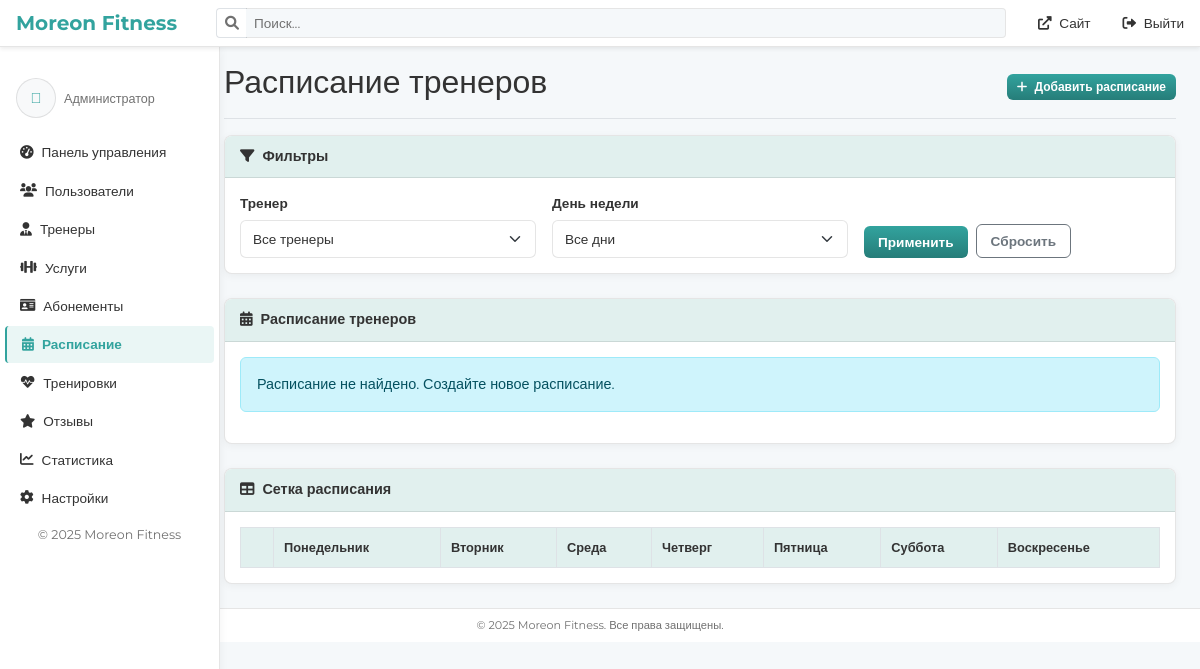
The app's page /admin/schedule.php (signed in), older data.
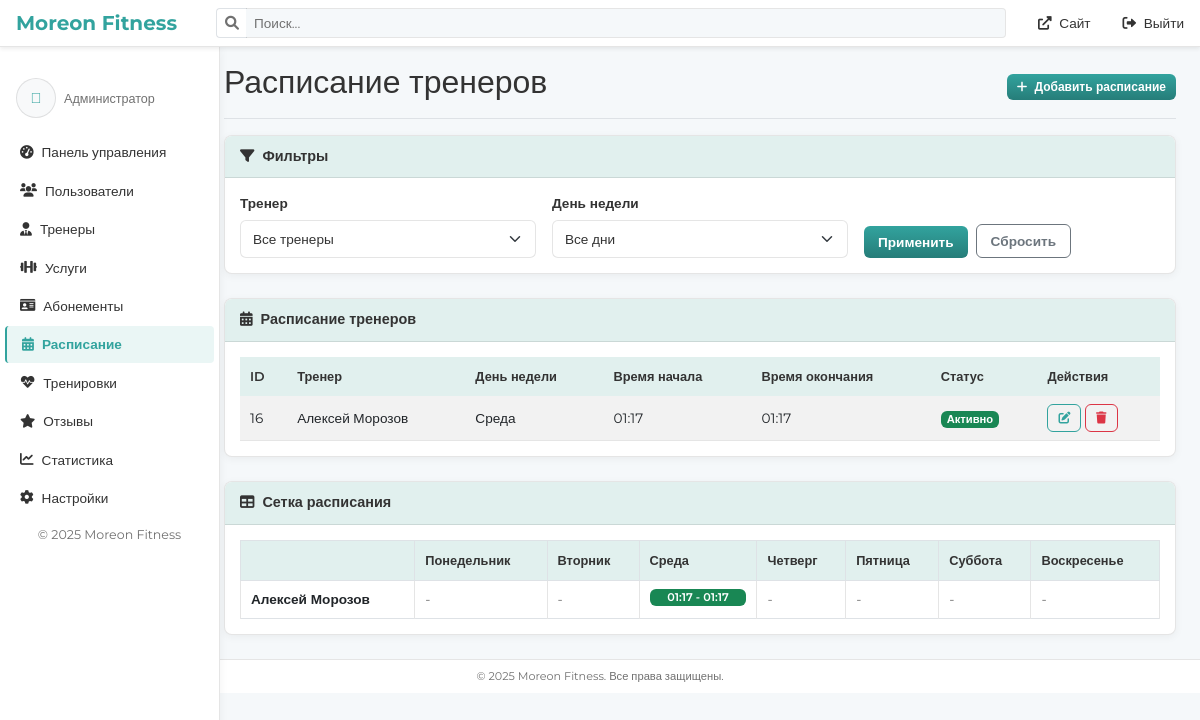
The same page, newer data.
### tables this page shows
CREATE TABLE `trainer_schedule` (
  `id` int NOT NULL,
  `trainer_id` int NOT NULL,
  `day_of_week` tinyint NOT NULL,
  `start_time` time NOT NULL,
  `end_time` time NOT NULL,
  `is_active` tinyint(1) DEFAULT '1'
);

### admin/schedule.php (the view, shortened to what the changed rows need)
<?php
require_once('includes/auth_check.php');
$where_conditions = [];
$params = [];
$where_clause = !empty($where_conditions) ? "WHERE " . implode(" AND ", $where_conditions) : "";
$stmt = $pdo->prepare("
    SELECT
        ts.id,
        ts.day_of_week,
        ts.start_time,
        ts.end_time,
        ts.is_active,
        CONCAT(u.first_name, ' ', u.last_name) as trainer_name,
        t.id as trainer_id
    FROM trainer_schedule ts
    JOIN trainers t ON ts.trainer_id = t.id
    JOIN users u ON t.user_id = u.id
    $where_clause
    ORDER BY ts.day_of_week ASC, ts.start_time ASC
");
$stmt->execute($params);
$schedules = $stmt->fetchAll();
$days_of_week = [
    1 => 'Понедельник',
    2 => 'Вторник',
    3 => 'Среда',
    4 => 'Четверг',
    5 => 'Пятница',
    6 => 'Суббота',
    7 => 'Воскресенье'
];
include 'includes/header.php';
?>
<div class="container-fluid">
    <div class="row">
        <main class="col-md-9 ms-sm-auto col-lg-10 px-md-4">
            <div class="d-flex justify-content-between flex-wrap flex-md-nowrap align-items-center pt-3 pb-2 mb-3 border-bottom">
                <h1 class="h2">Расписание тренеров</h1>
            </div>
            <div class="card mb-4">
                <div class="card-body">
                    <?php if (count($schedules) > 0): ?>
                        <div class="table-responsive">
                            <table class="table table-striped table-hover">
                                <thead>
                                    <tr>
                                        <th>ID</th>
                                        <th>Тренер</th>
                                        <th>День недели</th>
                                        <th>Время начала</th>
                                        <th>Время окончания</th>
                                        <th>Статус</th>
                                        <th>Действия</th>
                                    </tr>
                                </thead>
                                <tbody>
                                    <?php foreach ($schedules as $schedule): ?>
                                        <tr>
                                            <td><?php echo $schedule['id']; ?></td>
                                            <td><?php echo htmlspecialchars($schedule['trainer_name']); ?></td>
                                            <td><?php echo $days_of_week[$schedule['day_of_week']]; ?></td>
                                            <td><?php echo substr($schedule['start_time'], 0, 5); ?></td>
                                            <td><?php echo substr($schedule['end_time'], 0, 5); ?></td>
                                            <td>
                                                <?php if ($schedule['is_active']): ?>
                                                    <span class="badge bg-success">Активно</span>
                                                <?php else: ?>
                                                    <span class="badge bg-danger">Неактивно</span>
                                                <?php endif; ?>
                                            </td>
                                            <td>
                                                <button type="button" class="btn btn-sm btn-outline-primary edit-schedule-btn"
                                                        data-id="<?php echo $schedule['id']; ?>"
                                                        data-trainer-id="<?php echo $schedule['trainer_id']; ?>"
                                                        data-day="<?php echo $schedule['day_of_week']; ?>"
                                                        data-start="<?php echo $schedule['start_time']; ?>"
                                                        data-end="<?php echo $schedule['end_time']; ?>"
                                                        data-active="<?php echo $schedule['is_active']; ?>"
                                                        data-bs-toggle="modal" data-bs-target="#editScheduleModal">
                                                    <i class="fas fa-edit"></i>
                                                </button>
                                                <button type="button" class="btn btn-sm btn-outline-danger delete-schedule-btn"
                                                        data-id="<?php echo $schedule['id']; ?>"
                                                        data-bs-toggle="modal" data-bs-target="#deleteScheduleModal">
                                                    <i class="fas fa-trash"></i>
                                                </button>
                                            </td>
                                        </tr>
                                    <?php endforeach; ?>
                                </tbody>
                            </table>
                        </div>
                    <?php else: ?>
                        <div class="alert alert-info">
                            Расписание не найдено. Создайте новое расписание.
                        </div>
                    <?php endif; ?>
                </div>
            </div>
            <div class="card mb-4">
                <div class="card-body">
                    <div class="table-responsive">
                        <table class="table table-bordered">
                            <thead>
                                <tr>
                                    <th></th>
                                    <?php foreach ($days_of_week as $day_id => $day_name): ?>
                                        <th><?php echo $day_name; ?></th>
                                    <?php endforeach; ?>
                                </tr>
                            </thead>
                            <tbody>
                                <?php
                                $trainers_schedule = [];
                                foreach ($schedules as $schedule) {
                                    if (!isset($trainers_schedule[$schedule['trainer_id']])) {
                                        $trainers_schedule[$schedule['trainer_id']] = [
                                            'name' => $schedule['trainer_name'],
                                            'schedule' => []
                                        ];
                                    }
                                    if (!isset($trainers_schedule[$schedule['trainer_id']]['schedule'][$schedule['day_of_week']])) {
                                        $trainers_schedule[$schedule['trainer_id']]['schedule'][$schedule['day_of_week']] = [];
                                    }
                                    $trainers_schedule[$schedule['trainer_id']]['schedule'][$schedule['day_of_week']][] = [
                                        'start' => $schedule['start_time'],
                                        'end' => $schedule['end_time'],
                                        'active' => $schedule['is_active']
                                    ];
                                }
                                foreach ($trainers_schedule as $trainer_id => $trainer_data):
                                ?>
                                    <tr>
                                        <td class="fw-bold"><?php echo htmlspecialchars($trainer_data['name']); ?></td>
                                        <?php for ($day = 1; $day <= 7; $day++): ?>
                                            <td>
                                                <?php
                                                if (isset($trainer_data['schedule'][$day])) {
                                                    foreach ($trainer_data['schedule'][$day] as $slot) {
                                                        $status_class = $slot['active'] ? 'success' : 'secondary';
                                                        echo '<div class="badge bg-' . $status_class . ' mb-1 d-block">' .
                                                             substr($slot['start'], 0, 5) . ' - ' . substr($slot['end'], 0, 5) .
                                                             '</div>';
                                                    }
                                                } else {
                                                    echo '<span class="text-muted">-</span>';
                                                }
                                                ?>
                                            </td>
                                        <?php endfor; ?>
                                    </tr>
                                <?php endforeach; ?>
                            </tbody>
                        </table>
                    </div>
                </div>
            </div>
        </main>
    </div>
</div>
<?php include 'includes/footer.php'; ?>

Row changes from the older to the newer data that the page shows:
added trainer_schedule: id "16", trainer_name "Алексей Морозов", day_of_week "Среда", start_time "01:17", end_time "01:17", is_active "Активно", start "01:17", end "01:17"
Text that changed along with them:
text no longer shown: "Расписание не найдено. Создайте новое расписание."
text now shown: "ID Тренер День недели Время начала Время окончания Статус Действия"
new list line: "Алексей Морозов - - - - - -"
